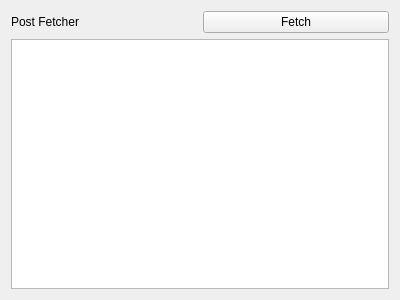
<?xml version="1.0" encoding="UTF-8"?>
<ui version="4.0">
 <class>Widget</class>
 <widget class="QWidget" name="Widget">
  <property name="geometry">
   <rect>
    <x>0</x>
    <y>0</y>
    <width>400</width>
    <height>300</height>
   </rect>
  </property>
  <property name="windowTitle">
   <string>Form</string>
  </property>
  <layout class="QVBoxLayout" name="verticalLayout">
   <item>
    <layout class="QHBoxLayout" name="horizontalLayout">
     <item>
      <widget class="QLabel" name="label">
       <property name="text">
        <string>Post Fetcher</string>
       </property>
      </widget>
     </item>
     <item>
      <widget class="QPushButton" name="fetch_button">
       <property name="text">
        <string>Fetch</string>
       </property>
      </widget>
     </item>
    </layout>
   </item>
   <item>
    <widget class="QTextEdit" name="textEdit"/>
   </item>
  </layout>
 </widget>
 <resources/>
 <connections/>
</ui>
